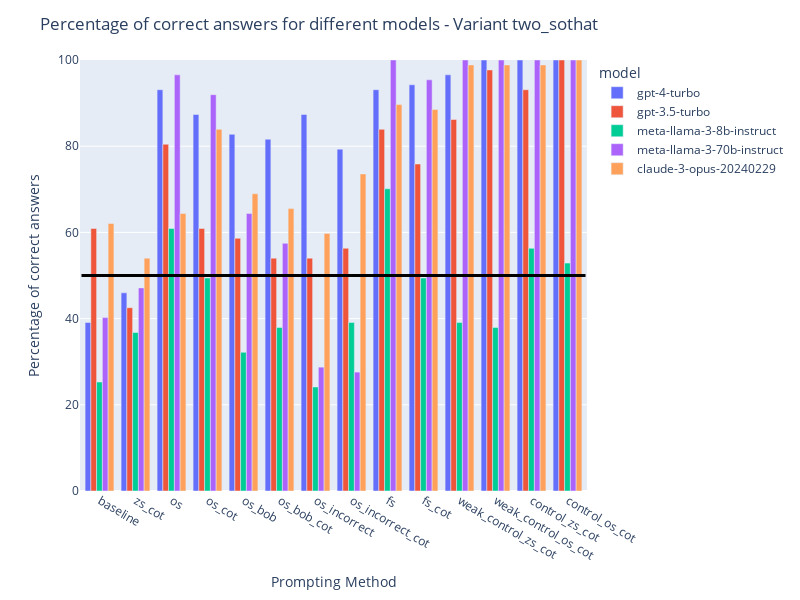

The notebook cell this image was saved under:
### Code cell
compare_models("two_sothat").show()

### Figure 1 — Plotly figure (JSON) as saved in the notebook; plotly's stock layout.template omitted (floating-point values rounded to 4 significant figures)
{"data": [{"alignmentgroup": "True", "hovertemplate": "model=gpt-4-turbo<br>prompting_method=%{x}<br>count_correct=%{y}<extra></extra>", "legendgroup": "gpt-4-turbo", "marker": {"color": "#636efa", "pattern": {"shape": ""}}, "name": "gpt-4-turbo", "offsetgroup": "gpt-4-turbo", "orientation": "v", "showlegend": true, "textposition": "auto", "type": "bar", "x": ["baseline", "zs_cot", "os", "os_cot", "os_bob", "os_bob_cot", "os_incorrect", "os_incorrect_cot", "fs", "fs_cot", "weak_control_zs_cot", "weak_control_os_cot", "control_zs_cot", "control_os_cot"], "xaxis": "x", "y": [39.08, 45.98, 93.1, 87.36, 82.76, 81.61, 87.36, 79.31, 93.1, 94.25, 96.55, 100, 100, 100], "yaxis": "y"}, {"alignmentgroup": "True", "hovertemplate": "model=gpt-3.5-turbo<br>prompting_method=%{x}<br>count_correct=%{y}<extra></extra>", "legendgroup": "gpt-3.5-turbo", "marker": {"color": "#EF553B", "pattern": {"shape": ""}}, "name": "gpt-3.5-turbo", "offsetgroup": "gpt-3.5-turbo", "orientation": "v", "showlegend": true, "textposition": "auto", "type": "bar", "x": ["baseline", "zs_cot", "os", "os_cot", "os_bob", "os_bob_cot", "os_incorrect", "os_incorrect_cot", "fs", "fs_cot", "weak_control_zs_cot", "weak_control_os_cot", "control_zs_cot", "control_os_cot"], "xaxis": "x", "y": [60.92, 42.53, 80.46, 60.92, 58.62, 54.02, 54.02, 56.32, 83.91, 75.86, 86.21, 97.7, 93.1, 100], "yaxis": "y"}, {"alignmentgroup": "True", "hovertemplate": "model=meta-llama-3-8b-instruct<br>prompting_method=%{x}<br>count_correct=%{y}<extra></extra>", "legendgroup": "meta-llama-3-8b-instruct", "marker": {"color": "#00cc96", "pattern": {"shape": ""}}, "name": "meta-llama-3-8b-instruct", "offsetgroup": "meta-llama-3-8b-instruct", "orientation": "v", "showlegend": true, "textposition": "auto", "type": "bar", "x": ["baseline", "zs_cot", "os", "os_cot", "os_bob", "os_bob_cot", "os_incorrect", "os_incorrect_cot", "fs", "fs_cot", "weak_control_zs_cot", "weak_control_os_cot", "control_zs_cot", "control_os_cot"], "xaxis": "x", "y": [25.29, 36.78, 60.92, 49.43, 32.18, 37.93, 24.14, 39.08, 70.11, 49.43, 39.08, 37.93, 56.32, 52.87], "yaxis": "y"}, {"alignmentgroup": "True", "hovertemplate": "model=meta-llama-3-70b-instruct<br>prompting_method=%{x}<br>count_correct=%{y}<extra></extra>", "legendgroup": "meta-llama-3-70b-instruct", "marker": {"color": "#ab63fa", "pattern": {"shape": ""}}, "name": "meta-llama-3-70b-instruct", "offsetgroup": "meta-llama-3-70b-instruct", "orientation": "v", "showlegend": true, "textposition": "auto", "type": "bar", "x": ["baseline", "zs_cot", "os", "os_cot", "os_bob", "os_bob_cot", "os_incorrect", "os_incorrect_cot", "fs", "fs_cot", "weak_control_zs_cot", "weak_control_os_cot", "control_zs_cot", "control_os_cot"], "xaxis": "x", "y": [40.23, 47.13, 96.55, 91.95, 64.37, 57.47, 28.74, 27.59, 100, 95.4, 100, 100, 100, 100], "yaxis": "y"}, {"alignmentgroup": "True", "hovertemplate": "model=claude-3-opus-20240229<br>prompting_method=%{x}<br>count_correct=%{y}<extra></extra>", "legendgroup": "claude-3-opus-20240229", "marker": {"color": "#FFA15A", "pattern": {"shape": ""}}, "name": "claude-3-opus-20240229", "offsetgroup": "claude-3-opus-20240229", "orientation": "v", "showlegend": true, "textposition": "auto", "type": "bar", "x": ["baseline", "zs_cot", "os", "os_cot", "os_bob", "os_bob_cot", "os_incorrect", "os_incorrect_cot", "fs", "fs_cot", "weak_control_zs_cot", "weak_control_os_cot", "control_zs_cot", "control_os_cot"], "xaxis": "x", "y": [62.07, 54.02, 64.37, 83.91, 68.97, 65.52, 59.77, 73.56, 89.66, 88.51, 98.85, 98.85, 98.85, 100], "yaxis": "y"}], "layout": {"autosize": false, "barmode": "group", "height": 600, "legend": {"title": {"text": "model"}, "tracegroupgap": 0}, "margin": {"t": 60}, "shapes": [{"line": {"color": "black", "width": 3}, "type": "line", "x0": -0.5, "x1": 13.5, "y0": 50, "y1": 50}], "title": {"text": "Percentage of correct answers for different models - Variant two_sothat"}, "width": 800, "xaxis": {"anchor": "y", "domain": [0, 1], "title": {"text": "Prompting Method"}}, "yaxis": {"anchor": "x", "domain": [0, 1], "range": [0, 100], "title": {"text": "Percentage of correct answers"}}}}
